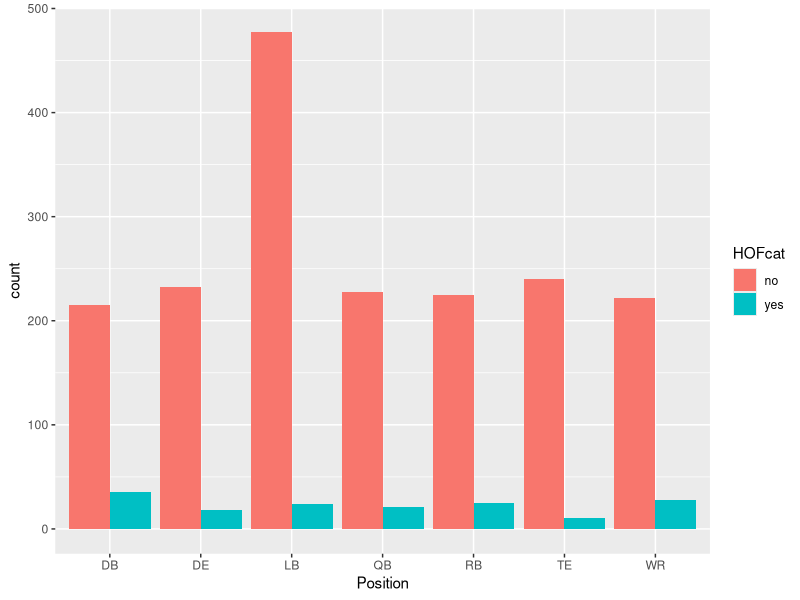
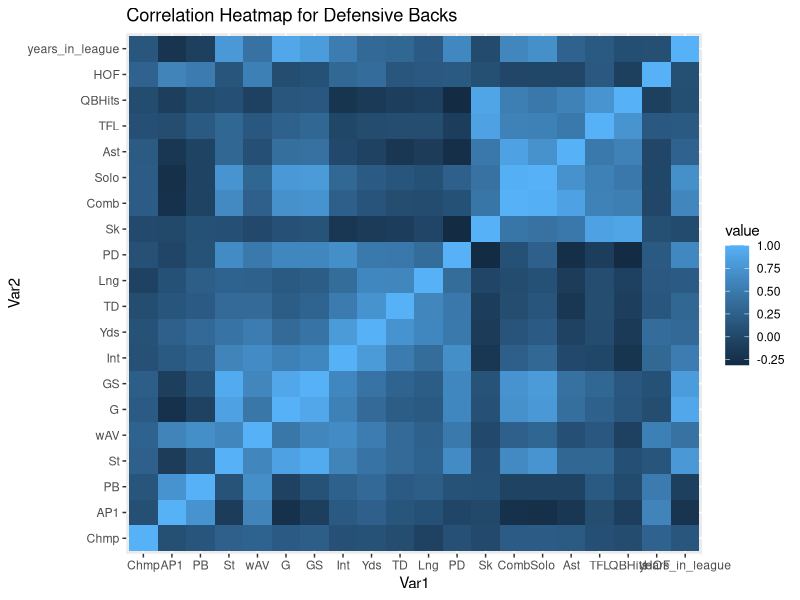
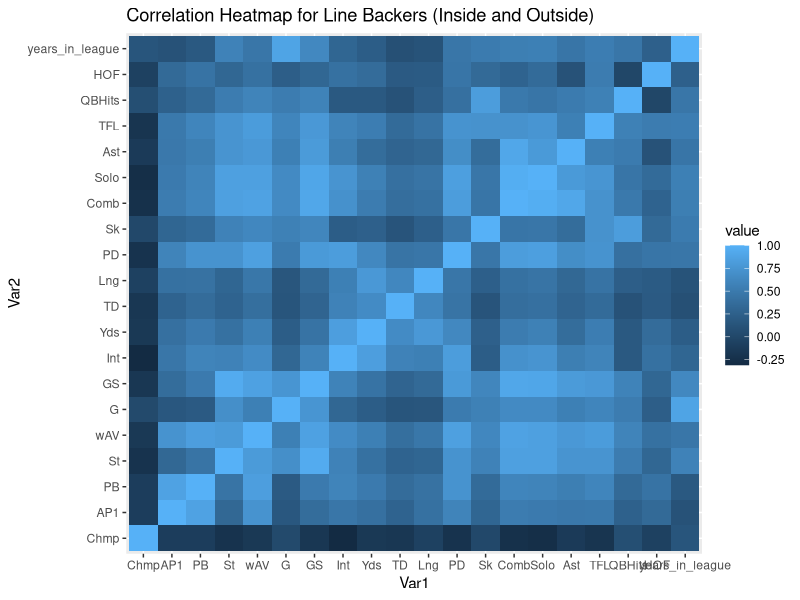
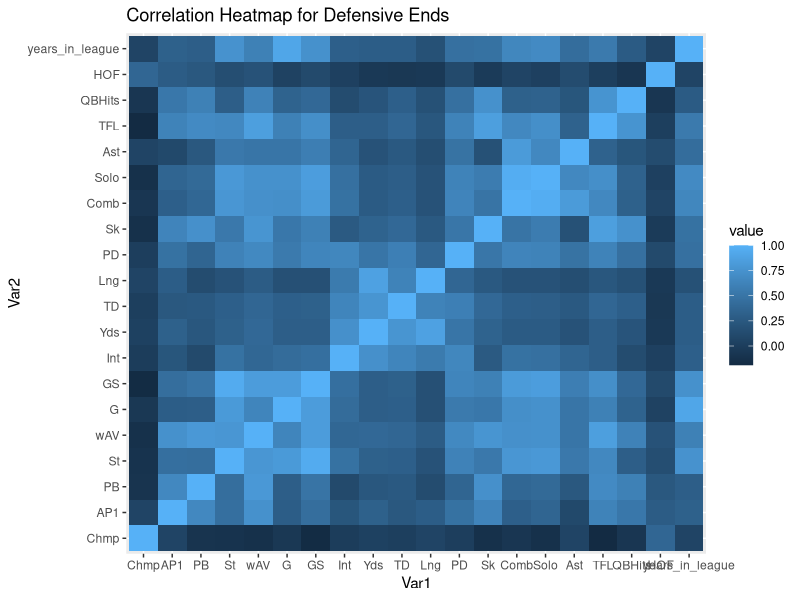
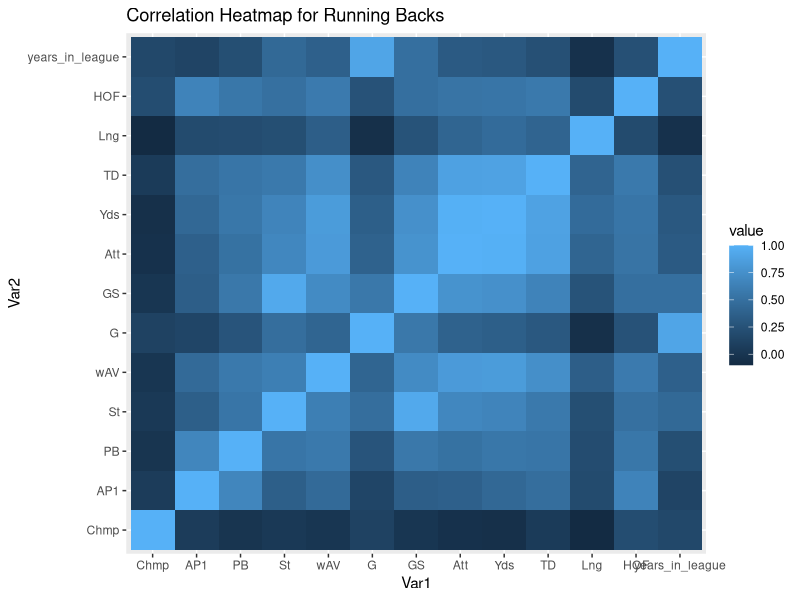
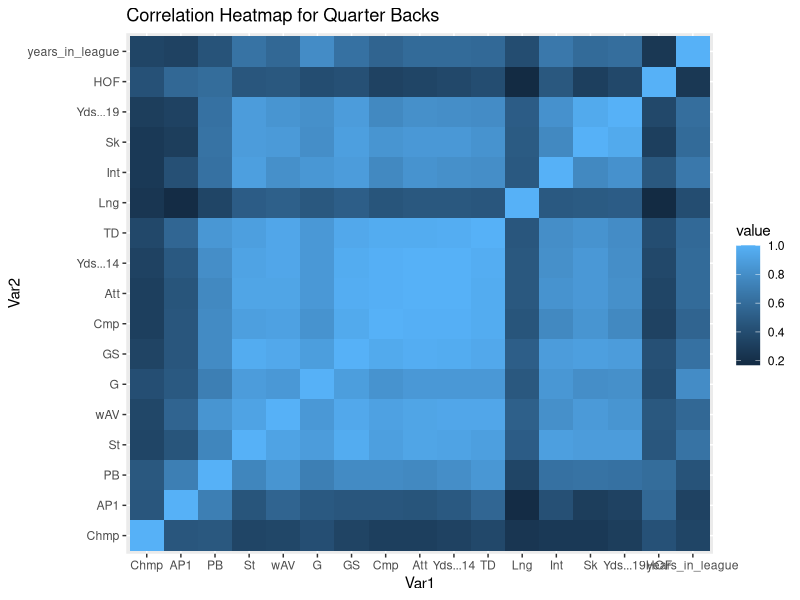
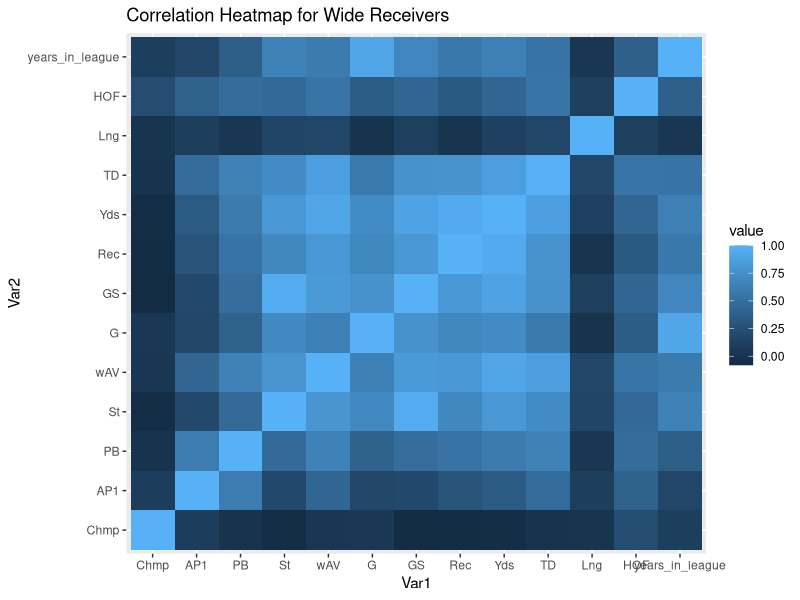
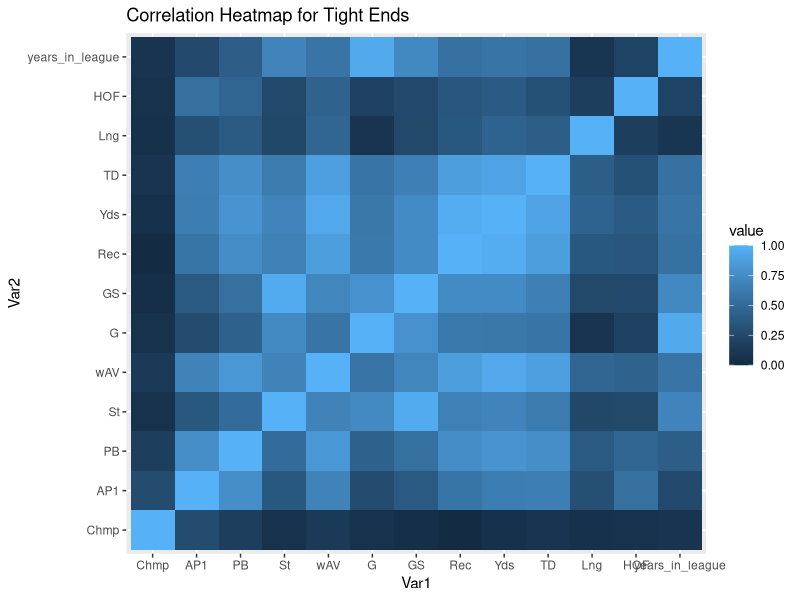

Source code (R) for these figures, in order:
## ---- chunk 1
suppressPackageStartupMessages(library(tidyverse))
suppressPackageStartupMessages(library(reshape2))
## ---- chunk 2
knitr::opts_chunk$set(echo = TRUE)
## ---- chunk 3
# import all of the different player stat datasets by position.
db = read_csv("DB.xls.csv")
olb = read_csv("OLB.xls.csv")
qb = read_csv("QB.xls.csv")
wr = read_csv("WR.xls.csv")
de = read_csv("DE.xls.csv")
ilb = read_csv("ILB.xls.csv")
rb = read_csv("RB.xls.csv")
te = read_csv("TE.xls.csv")

# remove row corresponding to average HOF player for that position
db = filter(db, Player != "Average HOF DB")
olb = filter(ilb, Player != "Average HOF OLB")
ilb = filter(olb, Player != "Average HOF ILB")
de = filter(de, Player != "Average HOF DE")
qb = filter(qb, Player != "Average HOF QB")
rb = filter(rb, Player != "Average HOF RB")
wr = filter(wr, Player != "Average HOF WR")
te = filter(te, Player != "Average HOF TE")


# merge the linebacker data sets
lb = bind_rows(olb, ilb)

# remove HOF index from statsreference (this is confounding for our model because we want to make our predictions)
db = subset(db, select = -c(HOFm))
qb = subset(qb, select = -c(HOFm))
lb = subset(lb, select = -c(HOFm))
wr = subset(wr, select = -c(HOFm))
de = subset(de, select = -c(HOFm))
rb = subset(rb, select = -c(HOFm))
te = subset(te, select = -c(HOFm))

# import list of HOF players 
HOF = read_csv("HOF.xls.csv")

## ---- chunk 4
# list of players in the hof
hofs = as.list(HOF$Player)

# add HOF indicator variable for DBs
db <- db %>%
  mutate(HOF = if_else(Player %in% hofs, 1, 0))

# add HOF indicator variable for LBs
lb <- lb %>%
  mutate(HOF = if_else(Player %in% hofs, 1, 0))

# add HOF indicator variable for DEs
de <- de %>%
  mutate(HOF = if_else(Player %in% hofs, 1, 0))

# add HOF indicator variable for RBs
rb <- rb %>%
  mutate(HOF = if_else(Player %in% hofs, 1, 0))

# add HOF indicator variable for QBs
qb <- qb %>%
  mutate(HOF = if_else(Player %in% hofs, 1, 0))

# add HOF indicator variable for WRs
wr <- wr %>%
  mutate(HOF = if_else(Player %in% hofs, 1, 0))

# add HOF indicator variable for TEs
te <- te %>%
  mutate(HOF = if_else(Player %in% hofs, 1, 0))

# To correctly graph, we need a categorical indicator variable, not a numeric one

# add categorical HOF indicator variable for DBs
db <- db %>%
  mutate(HOFcat = if_else(Player %in% hofs, "yes", "no"))

# add HOF categorical indicator variable for LBs
lb <- lb %>%
  mutate(HOFcat = if_else(Player %in% hofs, "yes", "no"))

# add HOF categorical indicator variable for DEs
de <- de %>%
  mutate(HOFcat = if_else(Player %in% hofs, "yes", "no"))

# add categorical HOF indicator variable for QBs
qb <- qb %>%
  mutate(HOFcat = if_else(Player %in% hofs, "yes", "no"))

# add categorical HOF indicator variable for RBs
rb <- rb %>%
  mutate(HOFcat = if_else(Player %in% hofs, "yes", "no"))

# add categorical HOF indicator variable for WRs
wr <- wr %>%
  mutate(HOFcat = if_else(Player %in% hofs, "yes", "no"))

# add categorical HOF indicator variable for TEs
te <- te %>%
  mutate(HOFcat = if_else(Player %in% hofs, "yes", "no"))

## ---- chunk 5
# add position identifier column to each data frame
db$Position = "DB"
lb$Position = "LB"
de$Position = "DE"
rb$Position = "RB"
qb$Position = "QB"
wr$Position = "WR"
te$Position = "TE"

# merge all data frames together
all_positions = bind_rows(db, lb, de, rb, qb, wr, te)

# Hall of fame distribution
ggplot(data = all_positions, aes(x = Position, fill = HOFcat)) +
  geom_bar(position = "dodge")
## ---- chunk 6
# filter out defensive players who started playing before 2000 (accommodate changes in the game and the types of statistics available)
db = filter(db, From >= 2000)
lb = filter(lb, From >= 2000)
de = filter(de, From >= 2000)

# check for NAs
sum(is.na(db))
sum(is.na(qb))
sum(is.na(lb))
sum(is.na(wr))
sum(is.na(de))
sum(is.na(rb))
sum(is.na(te))

# add a variable for the number of years a players was in the league (or has been in the league if they are active)
db$years_in_league = db$To - db$From
qb$years_in_league = qb$To - qb$From
lb$years_in_league = lb$To - lb$From
wr$years_in_league = wr$To - wr$From
de$years_in_league = de$To - de$From
rb$years_in_league = rb$To - rb$From
te$years_in_league = te$To - te$From

# drop From and To variables -- years in league is more important once we have done necessary filters
# drop HOFcat because we have an equivalent numerical indicator
db = subset(db, select = -c(From, To, HOFcat))
de = subset(de, select = -c(From, To, HOFcat))
lb = subset(lb, select = -c(From, To, HOFcat))
qb = subset(qb, select = -c(From, To, HOFcat))
rb = subset(rb, select = -c(From, To, HOFcat))
te = subset(te, select = -c(From, To, HOFcat))
wr = subset(wr, select = -c(From, To, HOFcat))

# filter df of HoF players to only include those who were inducted before 2024
HOF = filter(HOF, Indct < 2024)
## ---- chunk 7
# remove Position variable because it is categorical (not numerical) and not needed for future calculations that look at
# each position specifically
# remove name variable and HOFcat because they are not numeric and will cause errors for correlation matrix
db_num = subset(db, select = -c(Player, Position))
qb_num = subset(qb, select = -c(Player, Position))
lb_num = subset(lb, select = -c(Player, Position))
wr_num = subset(wr, select = -c(Player, Position))
de_num = subset(de, select = -c(Player, Position))
rb_num = subset(rb, select = -c(Player, Position))
te_num = subset(te, select = -c(Player, Position))

# set size of the plot
options(repr.plot.width = 10, repr.plot.height = 10)

# correlation heat map for DBs
corDB <- round(cor(db_num), 2)
melted_DB <- melt(corDB)
ggplot(data = melted_DB, aes(x=Var1, y=Var2, fill = value))+
  geom_tile() + ggtitle("Correlation Heatmap for Defensive Backs") 

# correlation heat map for LBs
corLB <- round(cor(lb_num), 2)
melted_LB <- melt(corLB)
ggplot(data = melted_LB, aes(x=Var1, y=Var2, fill = value))+
  geom_tile() + ggtitle("Correlation Heatmap for Line Backers (Inside and Outside)") 

# correlation heat map for DEs
corDE <- round(cor(de_num), 2)
melted_DE <- melt(corDE)
ggplot(data = melted_DE, aes(x=Var1, y=Var2, fill = value))+
  geom_tile() + ggtitle("Correlation Heatmap for Defensive Ends") 

# correlation heat map for RBs
corRB <- round(cor(rb_num), 2)
melted_RB <- melt(corRB)
ggplot(data = melted_RB, aes(x=Var1, y=Var2, fill = value))+
  geom_tile() + ggtitle("Correlation Heatmap for Running Backs") 

# correlation heat map for QBs
corQB <- round(cor(qb_num), 2)
melted_QB <- melt(corQB)
ggplot(data = melted_QB, aes(x=Var1, y=Var2, fill = value))+
  geom_tile() + ggtitle("Correlation Heatmap for Quarter Backs") 

# correlation heat map for WRs
corWR <- round(cor(wr_num), 2)
melted_WR <- melt(corWR)
ggplot(data = melted_WR, aes(x=Var1, y=Var2, fill = value))+
  geom_tile() + ggtitle("Correlation Heatmap for Wide Receivers") 

# correlation heat map for TEs
corTE <- round(cor(te_num), 2)
melted_TE <- melt(corTE)
ggplot(data = melted_TE, aes(x=Var1, y=Var2, fill = value))+
  geom_tile() + ggtitle("Correlation Heatmap for Tight Ends") 
## ---- chunk 8

# create df with information about only HOF players for each position
db_hof_data = filter(db, HOF == 1)
qb_hof_data = filter(qb, HOF == 1)
lb_hof_data = filter(lb, HOF == 1)
wr_hof_data = filter(wr, HOF == 1)
de_hof_data = filter(de, HOF == 1)
rb_hof_data = filter(rb, HOF == 1)
te_hof_data = filter(te, HOF == 1)

# create a numeric df with HOF player data
db_hof_data = subset(db_hof_data, select = -c(Position)) 
qb_hof_data = subset(qb_hof_data, select = -c(Position)) 
lb_hof_data = subset(lb_hof_data, select = -c(Position)) 
wr_hof_data = subset(wr_hof_data, select = -c(Position)) 
de_hof_data = subset(de_hof_data, select = -c(Position)) 
rb_hof_data = subset(rb_hof_data, select = -c(Position)) 
te_hof_data = subset(te_hof_data, select = -c(Position)) 

## ---- chunk 9
# add a row to each column for the "average" Hall of Famer
db_hof_data = rbind(db_hof_data, data.frame(Player = "average HOF DB", t(colMeans(db_hof_data[-1]))))
de_hof_data = rbind(de_hof_data, data.frame(Player = "average HOF DE", t(colMeans(de_hof_data[-1]))))
lb_hof_data = rbind(lb_hof_data, data.frame(Player = "average HOF LB", t(colMeans(lb_hof_data[-1]))))
qb_hof_data = rbind(qb_hof_data, data.frame(Player = "average HOF QB", t(colMeans(qb_hof_data[-1]))))
rb_hof_data = rbind(rb_hof_data, data.frame(Player = "average HOF RB", t(colMeans(rb_hof_data[-1]))))
wr_hof_data = rbind(wr_hof_data, data.frame(Player = "average HOF WR", t(colMeans(wr_hof_data[-1]))))
te_hof_data = rbind(te_hof_data, data.frame(Player = "average HOF TE", t(colMeans(te_hof_data[-1]))))

## ---- chunk 10
summary(cars)
## ---- chunk 11
plot(pressure)
